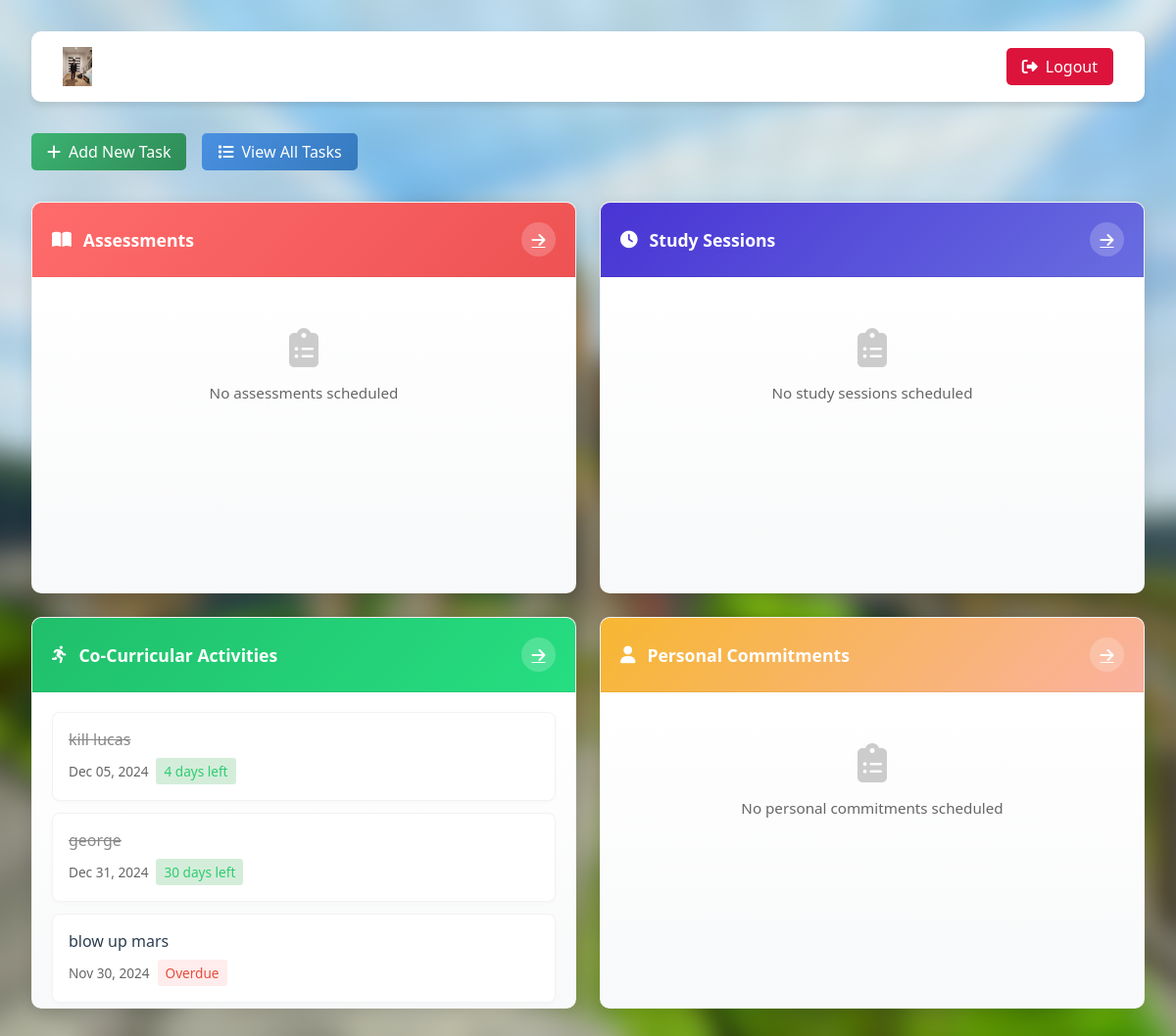
The page /dashboard (signed in) on the database as committed earlier.
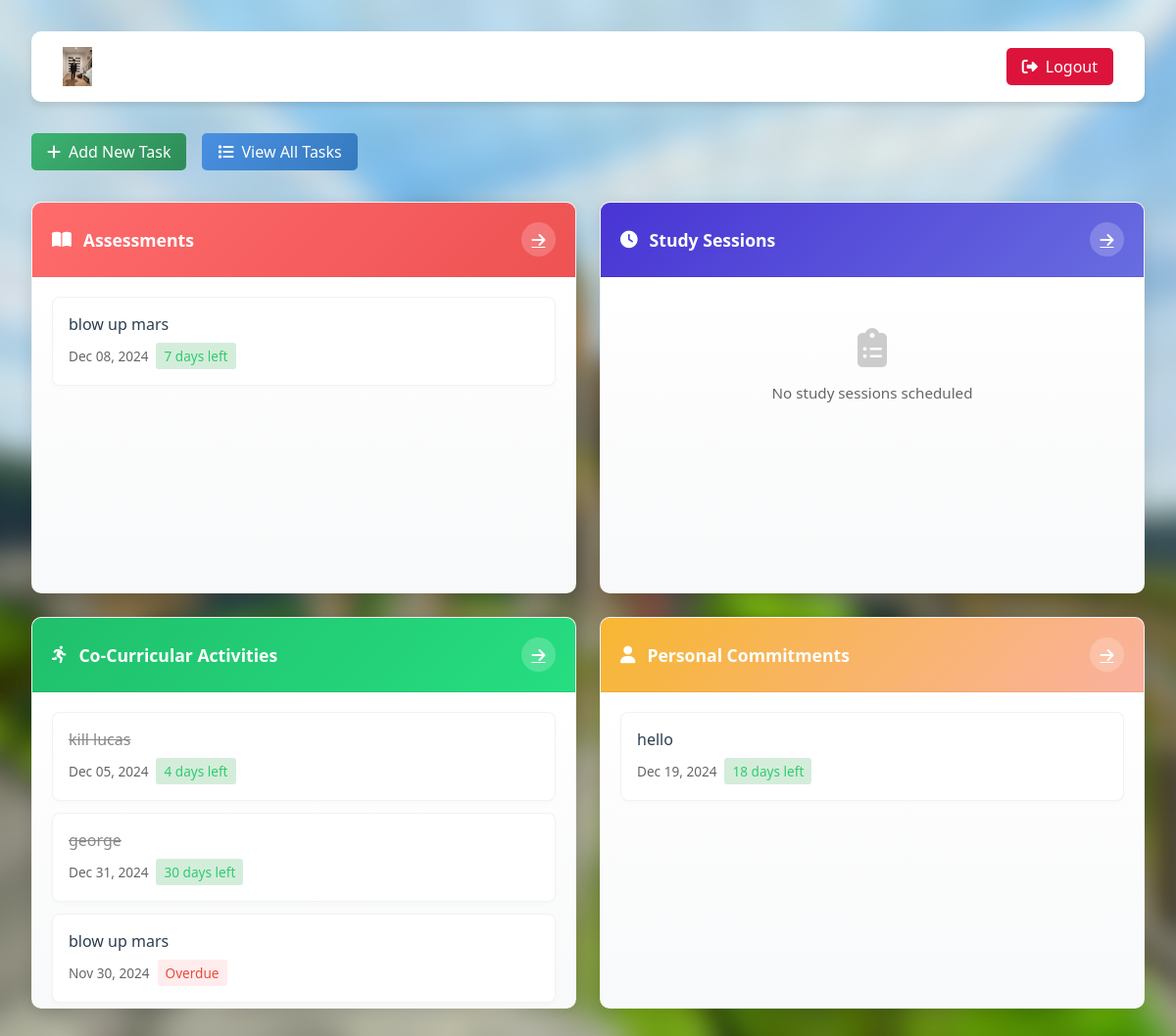
The same page on the database as committed later.
### flask_app/setup_db.py (models this page shows)
class ToDo(Base):
    __tablename__ = 'todo'
    id = Column(Integer, primary_key=True)
    task = Column(String, nullable=False)
    category = Column(String, nullable=False)
    completed = Column(Boolean, default=False)
    due_date = Column(DateTime, nullable=True)
    user_id = Column(Integer, ForeignKey('users.id'), nullable=False)
    user = relationship('User', back_populates='todos')

### flask_app/app.py (the view)
@app.route('/dashboard')
def dashboard():
    if "user_id" not in session:
        flash("Please log in to access the dashboard.", "warning")
        return redirect('/login')
    user_id = session["user_id"]
    todos = db_session.query(ToDo).filter_by(user_id=user_id).all()
    return render_template('dashboard.html', todos=todos, calculate_days=calculate_days_remaining)

### flask_app/app.py (called while the page is built)
def calculate_days_remaining(due_date):
    if not due_date:
        return None
    today = date.today()
    days = (due_date.date() - today).days
    if days < 0:
        return "Overdue"
    elif days == 0:
        return "Due today"
    else:
        return f"{days} days left"

### flask_app/templates/dashboard.html (shortened to what the changed rows need)
<!DOCTYPE html>
<html lang="en">
<head>
    <link rel="stylesheet" href="https://cdnjs.cloudflare.com/ajax/libs/font-awesome/6.4.0/css/all.min.css">
</head>
<body>
    <div class="dashboard">
        <div class="grid-container">
            <div class="card">
                <div class="card-body">
                    <div class="task-list">
                        {% set assessment_todos = todos|selectattr('category', 'equalto', 'Assessments')|list %}
                        {% if assessment_todos %}
                            {% for todo in assessment_todos %}
                                <div class="task-item">
                                    <div>
                                        <div class="task-title {% if todo.completed %}completed{% endif %}">
                                            {{ todo.task }}
                                        </div>
                                        {% if todo.due_date %}
                                            <div class="task-date">
                                                {{ todo.due_date.strftime('%b %d, %Y') }}
                                                {% set days = calculate_days(todo.due_date) %}
                                                {% if days %}
                                                    <span class="status {% if days == 'Overdue' %}status-overdue{% elif days == 'Due today' %}status-today{% else %}status-upcoming{% endif %}">
                                                        {{ days }}
                                                    </span>
                                                {% endif %}
                                            </div>
                                        {% endif %}
                                    </div>
                                </div>
                            {% endfor %}
                        {% else %}
                            <div class="empty-state">
                                <i class="fas fa-clipboard-list"></i>
                                <p>No assessments scheduled</p>
                            </div>
                        {% endif %}
                    </div>
                </div>
            </div>
            <div class="card">
                <div class="card-body">
                    <div class="task-list">
                        {% set cocurricular_todos = todos|selectattr('category', 'equalto', 'Co-Curricular')|list %}
                        {% if cocurricular_todos %}
                            {% for todo in cocurricular_todos %}
                                <div class="task-item">
                                    <div>
                                        <div class="task-title {% if todo.completed %}completed{% endif %}">
                                            {{ todo.task }}
                                        </div>
                                        {% if todo.due_date %}
                                            <div class="task-date">
                                                {{ todo.due_date.strftime('%b %d, %Y') }}
                                                {% set days = calculate_days(todo.due_date) %}
                                                {% if days %}
                                                    <span class="status {% if days == 'Overdue' %}status-overdue{% elif days == 'Due today' %}status-today{% else %}status-upcoming{% endif %}">
                                                        {{ days }}
                                                    </span>
                                                {% endif %}
                                            </div>
                                        {% endif %}
                                    </div>
                                </div>
                            {% endfor %}
                        {% else %}
                            <div class="empty-state">
                                <i class="fas fa-clipboard-list"></i>
                                <p>No co-curricular activities scheduled</p>
                            </div>
                        {% endif %}
                    </div>
                </div>
            </div>
            <div class="card">
                <div class="card-body">
                    <div class="task-list">
                        {% set personal_todos = todos|selectattr('category', 'equalto', 'Personal Commitments')|list %}
                        {% if personal_todos %}
                            {% for todo in personal_todos %}
                                <div class="task-item">
                                    <div>
                                        <div class="task-title {% if todo.completed %}completed{% endif %}">
                                            {{ todo.task }}
                                        </div>
                                        {% if todo.due_date %}
                                            <div class="task-date">
                                                {{ todo.due_date.strftime('%b %d, %Y') }}
                                                {% set days = calculate_days(todo.due_date) %}
                                                {% if days %}
                                                    <span class="status {% if days == 'Overdue' %}status-overdue{% elif days == 'Due today' %}status-today{% else %}status-upcoming{% endif %}">
                                                        {{ days }}
                                                    </span>
                                                {% endif %}
                                            </div>
                                        {% endif %}
                                    </div>
                                </div>
                            {% endfor %}
                        {% else %}
                            <div class="empty-state">
                                <i class="fas fa-clipboard-list"></i>
                                <p>No personal commitments scheduled</p>
                            </div>
                        {% endif %}
                    </div>
                </div>
            </div>
        </div>
    </div>
</body>
</html>

Rows that differ between the two databases and show on the page:
added ToDo: task "blow up mars", due_date "Dec 08, 2024", days "7 days left"
added ToDo: task "hello", due_date "Dec 19, 2024", days "18 days left"
Other text that changed with them:
text no longer shown: "No assessments scheduled No personal commitments scheduled"
